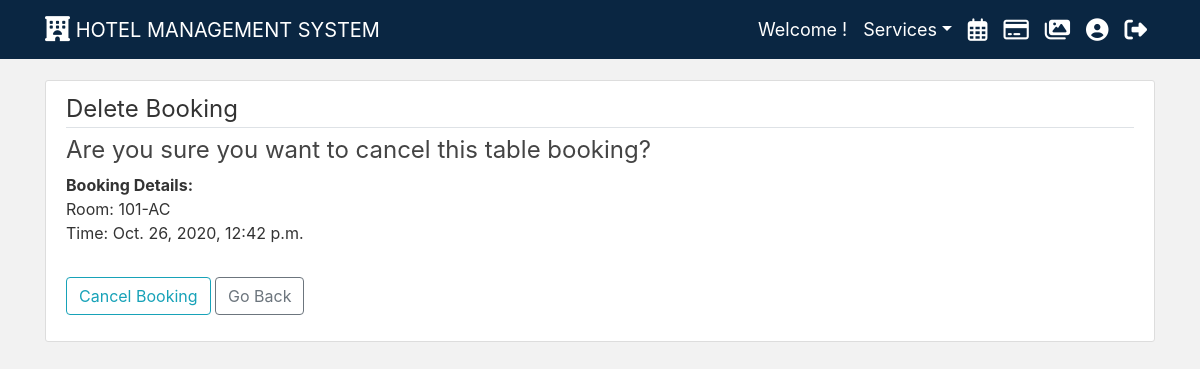
The page /main/table-booking/cancel/3 on the database its author committed.
### main/models.py (models this page shows, shortened)
class Restaurant(models.Model):
    user = models.ForeignKey(User, on_delete=models.CASCADE)
    bkng = models.ForeignKey(Booking, on_delete=models.CASCADE)
    time = models.DateTimeField()
    food_cost = models.IntegerField(blank=True, null=True)

class Booking(models.Model):
    user = models.ForeignKey(User, on_delete=models.CASCADE)
    room = models.ForeignKey(Room, on_delete=models.CASCADE)
    check_in = models.DateField()
    check_out = models.DateField()
    total_cost = models.IntegerField(blank=True, null=True)

class Room(models.Model):
    ROOM_CATEGORIES = (
        ('YAC', 'AC'),
        ('NAC', 'NON-AC'),
        ('DEL', 'DELUXE'),
        ('KIN', 'KING'),
        ('QUE', 'QUEEN'),
    )
    number = models.IntegerField()
    category = models.CharField(max_length=3, choices=ROOM_CATEGORIES)
    beds = models.IntegerField()
    capacity = models.IntegerField()
    price = models.IntegerField(default=1000)
    def get_category(self):
        for i in self.ROOM_CATEGORIES:
            if i[0] == self.category:
                return i[1]

### main/views.py (the view)
# urls.py: path('table-booking/cancel/<pk>', CancelTableBookingView.as_view(), name='cancel_table_booking_view'),
class CancelTableBookingView(DeleteView):
    model = Restaurant
    success_url = '/main/my-bookings/'

### main/templates/main/restaurant_confirm_delete.html (shortened to what this page needs)
{% extends "main/base.html" %}
{% load crispy_forms_tags %}
{% block content %}
    <div class="content-section">
        <form method="POST">
            <fieldset class="form-group">
                <legend class="border-bottom">Delete Booking</legend>
                <h4 style="font-weight: normal;">Are you sure you want to cancel this table booking?</h4>
                <p>
                    <b>Booking Details:</b>
                    <br/>
                    Room: {{ object.bkng.room.number }}-{{object.bkng.room.get_category}}
                    <br/>
                    Time: {{object.time}}
                    <br/>
                </p>
            </fieldset>
            <div class="form-group">
                <button class="btn btn-outline-info" type="submit">Cancel Booking</button>
                <a class="btn btn-outline-secondary" href="{% url 'bookings' %}">Go Back</a>
            </div>
        </form>
    </div>
{% endblock content %}

### main/static/main/main_style.css (style rules this page uses)
body { background: #f2f2f2; color: #333333; margin-top: 5rem; }
h1, h2, h3, h4, h5, h6 { color: #444444; }
.content-section { background: #ffffff; padding: 10px 20px; border: 1px solid #dddddd; border-radius: 3px; margin-bottom: 20px; }

### rows shown on the page
Restaurant: bkng.room.number "101", bkng.room.get_category "AC", time "Oct. 26, 2020, 12:42 p.m."
